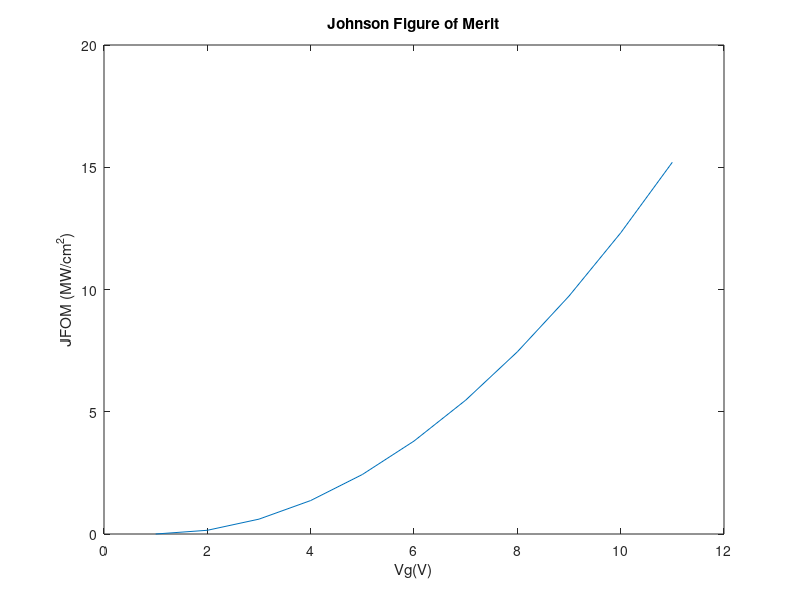

Source code (MATLAB):
Eb = 4.9;
JFOM=(12);
i = 1;
for vg = 0:0.5:5
    JFOM(i) = (Eb^2 * vg^2)/(4*pi^2);
    i = i + 1;
end
plot(JFOM);
title('Johnson Figure of Merit');
ylabel('JFOM (MW/cm^2)');
xlabel('Vg(V)');